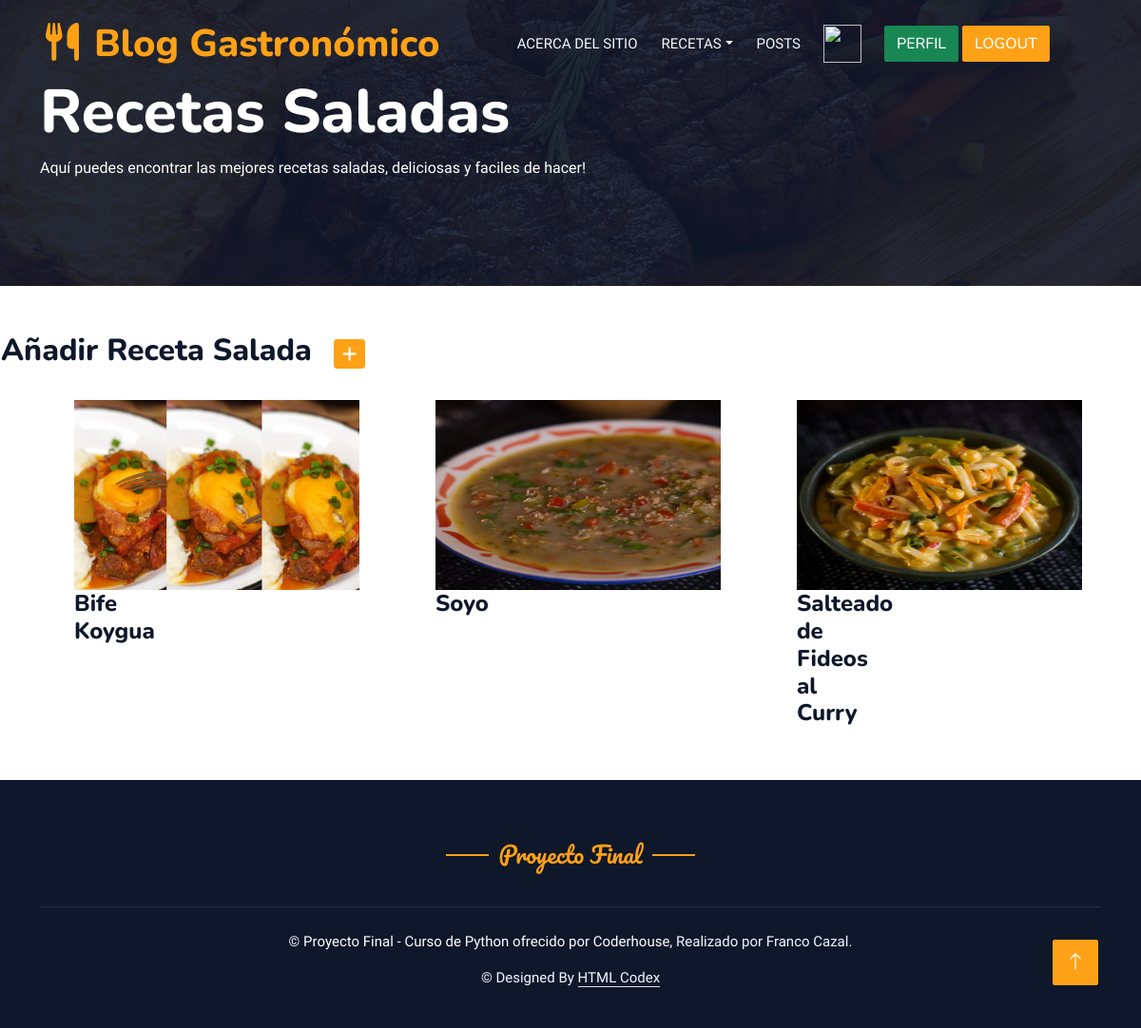
Page /listaSaladas/ (signed in) on the committed database.
### aplicacion/models.py (models this page shows, shortened)
class Salada(models.Model):
    recetaSaladaTipo = (
        ('Plato Principal','Plato Principal'),
        ('Entrada','Entrada'),
        ('Snack','Snack'),
    )
    usuario = models.ForeignKey(User, on_delete=models.CASCADE, null=True, blank=True)
    titulo = models.CharField(max_length=50)
    tipo = models.CharField(max_length=20, choices=recetaSaladaTipo, default='snack')
    ocasion = models.CharField(max_length=20)
    ingredientes = models.TextField(null=True, blank=True)
    preparacion = models.TextField(null=True, blank=True)
    fechaPublicacion = models.DateTimeField(auto_now_add=True)
    imagenRecetaSalada = models.ImageField(upload_to="galeria", null=True)

### aplicacion/views.py (the view)
# urls.py: path('listaSaladas/', SaladaList.as_view(), name="listaSaladas"),
class SaladaList(LoginRequiredMixin, ListView):
    model = Salada
    template_name = 'aplicacion/listaSaladas.html'

### aplicacion/templates/aplicacion/listaSaladas.html (shortened to what this page needs)
{% extends 'aplicacion/pagina.html' %}
{% block titulo %}
<div class="container-xxl py-5 bg-dark hero-header mb-5">
    <div class="container my-3 py-3">
        <div class="row align-items-center g-4">
            <div class="col-lg-7 text-center text-lg-start">
                <h1 class="display-3 text-white animated slideInLeft">Recetas Saladas</h1>
                <p class="text-white animated slideInLeft mb-4 pb-2">Aquí puedes encontrar las mejores recetas saladas, deliciosas y faciles de hacer!</p>
            </div>
        </div>
    </div>
</div>
{% endblock titulo %}
{% block contenido %}
<table>
    <tr>
        <td width="350"><h2>Añadir Receta Salada</h2></td>
        <td>
            <a href="{% url 'createSalada' %}"
            class="btn btn-primary btn-sm"
            >
            </a>
        </td>
    </tr>
</table>
<br>
<div class="menu-box">
    <div class="container">
        <div class="row">
            {% for s in salada_list %}
                <div class="col-4 px-5">
                    <div class="tab-content" id="v-pills-tabContent">
                        <div class="tab-pane fade show active" id="v-pills-home" role="tabpanel" aria-labelledby="v-pills-home-tab">
                            <div class="row">
                                <div class="col-lg-4 col-md-6 special-grid drinks">
                                    <div class="gallery-single fix">
                                        <a href="{% url 'detalleSalada' s.id %}" title="Ir a la receta">
                                            <img src="{{s.imagenRecetaSalada.url}}" width="300px" height="200px"/>
                                        </a>
                                        <div class="why-text">
                                            <h4>{{s.titulo}}</h4>
                                        </div>
                                    </div>
                                </div>
                            </div>
                        </div>
                    </div>
                </div>
            {% endfor %}
        </div>
    </div>
</div>
{% endblock contenido %}

### aplicacion/static/css/style.css (style rules this page uses)
:root { --primary: #FEA116; --light: #F1F8FF; --dark: #0F172B; }
.btn { font-family: 'Nunito', sans-serif; font-weight: 500; text-transform: uppercase; transition: .5s; }
.btn.btn-primary, .btn.btn-secondary { color: #FFFFFF; }
.hero-header { background: linear-gradient(rgba(15, 23, 43, .9), rgba(15, 23, 43, .9)), url(../img/bg-hero.jpg); background-position: center center; background-repeat: no-repeat; background-size: cover; }

### rows in the picture
Salada: imagenRecetaSalada (picture), titulo "Bife Koygua"
Salada: imagenRecetaSalada (picture), titulo "Soyo"
Salada: imagenRecetaSalada (picture), titulo "Salteado de Fideos al Curry"
